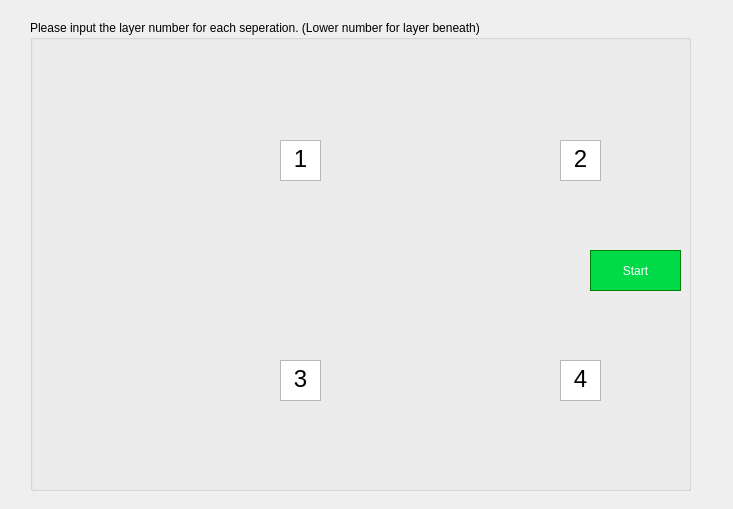
<?xml version="1.0" encoding="UTF-8"?>
<ui version="4.0">
 <class>Dialog</class>
 <widget class="QDialog" name="Dialog">
  <property name="geometry">
   <rect>
    <x>0</x>
    <y>0</y>
    <width>733</width>
    <height>509</height>
   </rect>
  </property>
  <property name="windowTitle">
   <string>Set layers</string>
  </property>
  <widget class="QGroupBox" name="groupBox">
   <property name="geometry">
    <rect>
     <x>30</x>
     <y>20</y>
     <width>661</width>
     <height>471</height>
    </rect>
   </property>
   <property name="title">
    <string>Please input the layer number for each seperation. (Lower number for layer beneath)</string>
   </property>
   <widget class="QLabel" name="label">
    <property name="geometry">
     <rect>
      <x>60</x>
      <y>50</y>
      <width>181</width>
      <height>181</height>
     </rect>
    </property>
    <property name="styleSheet">
     <string notr="true"/>
    </property>
    <property name="text">
     <string/>
    </property>
   </widget>
   <widget class="QLabel" name="label_2">
    <property name="geometry">
     <rect>
      <x>330</x>
      <y>50</y>
      <width>181</width>
      <height>181</height>
     </rect>
    </property>
    <property name="styleSheet">
     <string notr="true">
</string>
    </property>
    <property name="text">
     <string/>
    </property>
   </widget>
   <widget class="QLabel" name="label_3">
    <property name="geometry">
     <rect>
      <x>60</x>
      <y>260</y>
      <width>181</width>
      <height>181</height>
     </rect>
    </property>
    <property name="styleSheet">
     <string notr="true"/>
    </property>
    <property name="text">
     <string/>
    </property>
   </widget>
   <widget class="QLabel" name="label_4">
    <property name="geometry">
     <rect>
      <x>330</x>
      <y>260</y>
      <width>181</width>
      <height>181</height>
     </rect>
    </property>
    <property name="styleSheet">
     <string notr="true">
</string>
    </property>
    <property name="text">
     <string/>
    </property>
   </widget>
   <widget class="QTextEdit" name="textEdit">
    <property name="geometry">
     <rect>
      <x>250</x>
      <y>120</y>
      <width>41</width>
      <height>41</height>
     </rect>
    </property>
    <property name="html">
     <string>&lt;!DOCTYPE HTML PUBLIC &quot;-//W3C//DTD HTML 4.0//EN&quot; &quot;http://www.w3.org/TR/REC-html40/strict.dtd&quot;&gt;
&lt;html&gt;&lt;head&gt;&lt;meta name=&quot;qrichtext&quot; content=&quot;1&quot; /&gt;&lt;meta charset=&quot;utf-8&quot; /&gt;&lt;style type=&quot;text/css&quot;&gt;
p, li { white-space: pre-wrap; }
&lt;/style&gt;&lt;/head&gt;&lt;body style=&quot; font-family:'Microsoft YaHei UI'; font-size:9pt; font-weight:400; font-style:normal;&quot;&gt;
&lt;p align=&quot;center&quot; style=&quot; margin-top:0px; margin-bottom:0px; margin-left:0px; margin-right:0px; -qt-block-indent:0; text-indent:0px;&quot;&gt;&lt;span style=&quot; font-size:18pt;&quot;&gt;1&lt;/span&gt;&lt;/p&gt;&lt;/body&gt;&lt;/html&gt;</string>
    </property>
   </widget>
   <widget class="QTextEdit" name="textEdit_2">
    <property name="geometry">
     <rect>
      <x>530</x>
      <y>120</y>
      <width>41</width>
      <height>41</height>
     </rect>
    </property>
    <property name="html">
     <string>&lt;!DOCTYPE HTML PUBLIC &quot;-//W3C//DTD HTML 4.0//EN&quot; &quot;http://www.w3.org/TR/REC-html40/strict.dtd&quot;&gt;
&lt;html&gt;&lt;head&gt;&lt;meta name=&quot;qrichtext&quot; content=&quot;1&quot; /&gt;&lt;meta charset=&quot;utf-8&quot; /&gt;&lt;style type=&quot;text/css&quot;&gt;
p, li { white-space: pre-wrap; }
&lt;/style&gt;&lt;/head&gt;&lt;body style=&quot; font-family:'Microsoft YaHei UI'; font-size:9pt; font-weight:400; font-style:normal;&quot;&gt;
&lt;p align=&quot;center&quot; style=&quot; margin-top:0px; margin-bottom:0px; margin-left:0px; margin-right:0px; -qt-block-indent:0; text-indent:0px;&quot;&gt;&lt;span style=&quot; font-size:18pt;&quot;&gt;2&lt;/span&gt;&lt;/p&gt;&lt;/body&gt;&lt;/html&gt;</string>
    </property>
   </widget>
   <widget class="QTextEdit" name="textEdit_3">
    <property name="geometry">
     <rect>
      <x>250</x>
      <y>340</y>
      <width>41</width>
      <height>41</height>
     </rect>
    </property>
    <property name="html">
     <string>&lt;!DOCTYPE HTML PUBLIC &quot;-//W3C//DTD HTML 4.0//EN&quot; &quot;http://www.w3.org/TR/REC-html40/strict.dtd&quot;&gt;
&lt;html&gt;&lt;head&gt;&lt;meta name=&quot;qrichtext&quot; content=&quot;1&quot; /&gt;&lt;meta charset=&quot;utf-8&quot; /&gt;&lt;style type=&quot;text/css&quot;&gt;
p, li { white-space: pre-wrap; }
&lt;/style&gt;&lt;/head&gt;&lt;body style=&quot; font-family:'Microsoft YaHei UI'; font-size:9pt; font-weight:400; font-style:normal;&quot;&gt;
&lt;p align=&quot;center&quot; style=&quot; margin-top:0px; margin-bottom:0px; margin-left:0px; margin-right:0px; -qt-block-indent:0; text-indent:0px;&quot;&gt;&lt;span style=&quot; font-size:18pt;&quot;&gt;3&lt;/span&gt;&lt;/p&gt;&lt;/body&gt;&lt;/html&gt;</string>
    </property>
   </widget>
   <widget class="QTextEdit" name="textEdit_4">
    <property name="geometry">
     <rect>
      <x>530</x>
      <y>340</y>
      <width>41</width>
      <height>41</height>
     </rect>
    </property>
    <property name="html">
     <string>&lt;!DOCTYPE HTML PUBLIC &quot;-//W3C//DTD HTML 4.0//EN&quot; &quot;http://www.w3.org/TR/REC-html40/strict.dtd&quot;&gt;
&lt;html&gt;&lt;head&gt;&lt;meta name=&quot;qrichtext&quot; content=&quot;1&quot; /&gt;&lt;meta charset=&quot;utf-8&quot; /&gt;&lt;style type=&quot;text/css&quot;&gt;
p, li { white-space: pre-wrap; }
&lt;/style&gt;&lt;/head&gt;&lt;body style=&quot; font-family:'Microsoft YaHei UI'; font-size:9pt; font-weight:400; font-style:normal;&quot;&gt;
&lt;p align=&quot;center&quot; style=&quot; margin-top:0px; margin-bottom:0px; margin-left:0px; margin-right:0px; -qt-block-indent:0; text-indent:0px;&quot;&gt;&lt;span style=&quot; font-size:18pt;&quot;&gt;4&lt;/span&gt;&lt;/p&gt;&lt;/body&gt;&lt;/html&gt;</string>
    </property>
   </widget>
   <widget class="QPushButton" name="pushButton">
    <property name="geometry">
     <rect>
      <x>560</x>
      <y>230</y>
      <width>91</width>
      <height>41</height>
     </rect>
    </property>
    <property name="styleSheet">
     <string notr="true">background-color: rgb(0, 217, 72);
color: white;
border: 1px solid green</string>
    </property>
    <property name="text">
     <string>Start</string>
    </property>
   </widget>
  </widget>
 </widget>
 <resources/>
 <connections/>
</ui>
